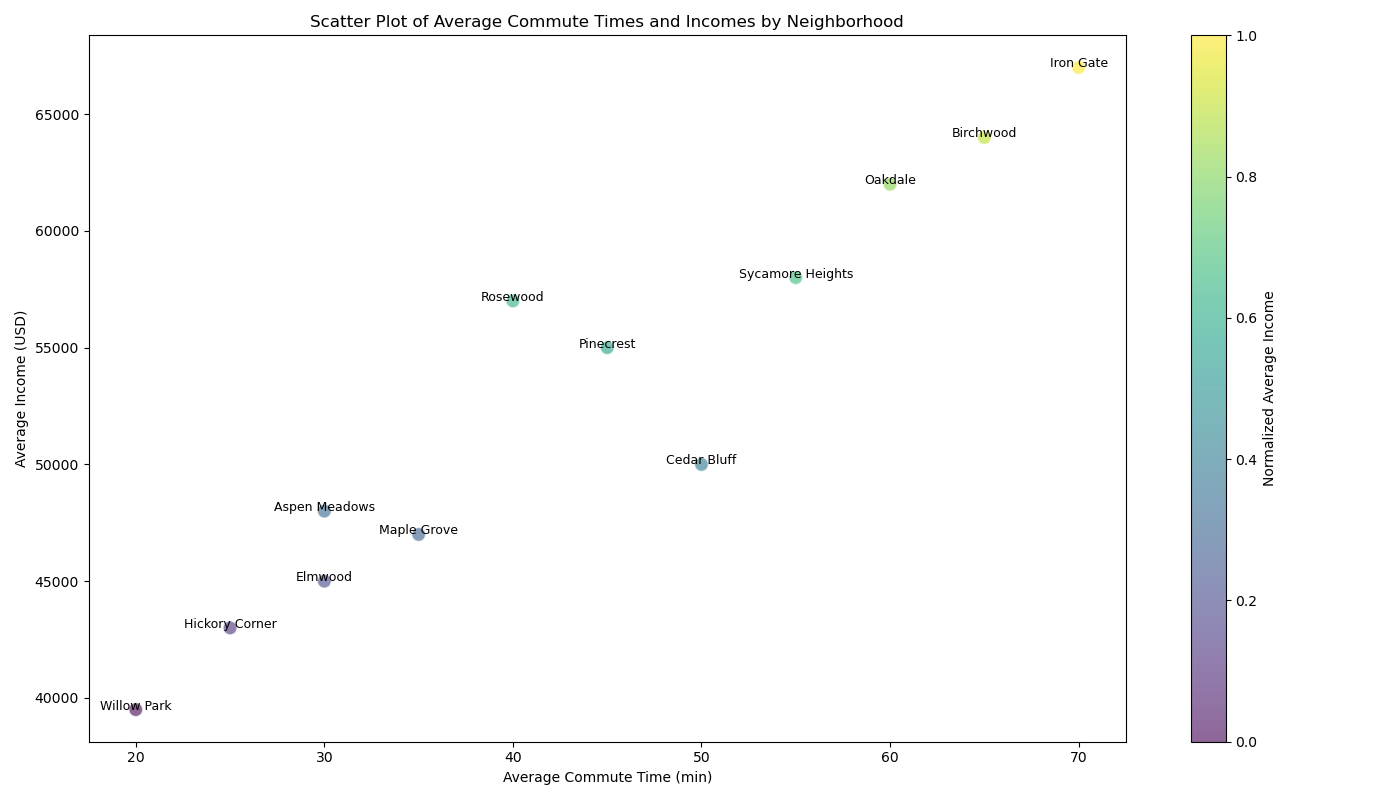

Here is the Python script that generated this plot:

import matplotlib.pyplot as plt

# Data provided
data = [
    {'Neighborhood': 'Elmwood', 'Average Commute Time (min)': 30, 'Average Income (USD)': 45000},
    {'Neighborhood': 'Pinecrest', 'Average Commute Time (min)': 45, 'Average Income (USD)': 55000},
    {'Neighborhood': 'Maple Grove', 'Average Commute Time (min)': 35, 'Average Income (USD)': 47000},
    {'Neighborhood': 'Oakdale', 'Average Commute Time (min)': 60, 'Average Income (USD)': 62000},
    {'Neighborhood': 'Cedar Bluff', 'Average Commute Time (min)': 50, 'Average Income (USD)': 50000},
    {'Neighborhood': 'Willow Park', 'Average Commute Time (min)': 20, 'Average Income (USD)': 39500},
    {'Neighborhood': 'Sycamore Heights', 'Average Commute Time (min)': 55, 'Average Income (USD)': 58000},
    {'Neighborhood': 'Rosewood', 'Average Commute Time (min)': 40, 'Average Income (USD)': 57000},
    {'Neighborhood': 'Hickory Corner', 'Average Commute Time (min)': 25, 'Average Income (USD)': 43000},
    {'Neighborhood': 'Aspen Meadows', 'Average Commute Time (min)': 30, 'Average Income (USD)': 48000},
    {'Neighborhood': 'Birchwood', 'Average Commute Time (min)': 65, 'Average Income (USD)': 64000},
    {'Neighborhood': 'Iron Gate', 'Average Commute Time (min)': 70, 'Average Income (USD)': 67000}
]

# Extracting data
neighborhoods = [item['Neighborhood'] for item in data]
commute_times = [item['Average Commute Time (min)'] for item in data]
incomes = [item['Average Income (USD)'] for item in data]

# Normalizing data for color mapping
income_normalized = [(income - min(incomes)) / (max(incomes) - min(incomes)) for income in incomes]

# Setting up color map
color_map = plt.cm.get_cmap('viridis')

# Creating the scatter plot
plt.figure(figsize=(14,8))
scatter = plt.scatter(commute_times, incomes, s=100, c=income_normalized, cmap=color_map, alpha=0.6, edgecolors='w')

# Adding labels
for i, neighborhood in enumerate(neighborhoods):
    plt.text(commute_times[i], incomes[i], neighborhood, fontsize=9, ha='center')

# Adding color bar
cbar = plt.colorbar(scatter)
cbar.set_label('Normalized Average Income')

# Adding titles and labels
plt.title('Scatter Plot of Average Commute Times and Incomes by Neighborhood')
plt.xlabel('Average Commute Time (min)')
plt.ylabel('Average Income (USD)')

# Adjusting layout to prevent clip of tick-label
plt.tight_layout()

# Show plot
plt.show()
